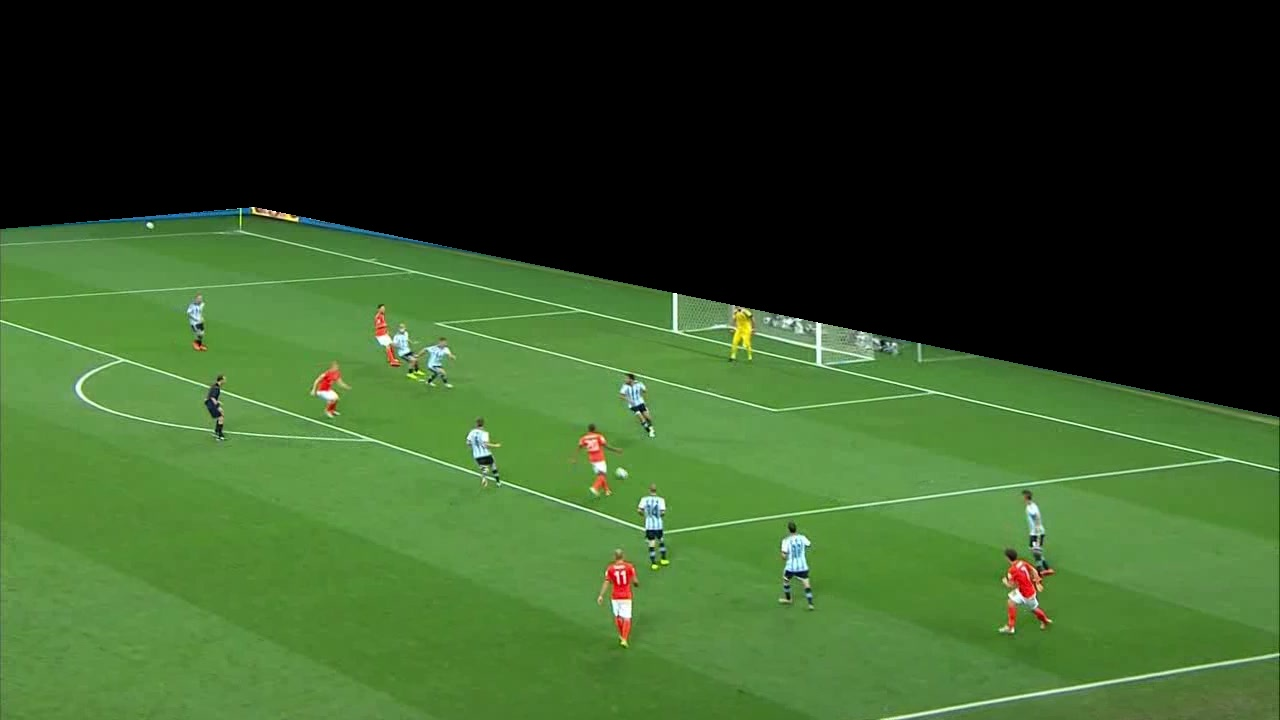
#> input picture PRACTICAFINAL/SOLOCAMPO.jpg, 1280 x 720 px
$ python player2.py
#> lines starting #> are read from the running program, lines starting #| are printed output that depends on the picture; after the words box and inside, x2 and y2 are one past the last pixel; in counts of white or black regions, pixels touching at a corner belong together
#> further down, inImage is the input picture: shape (720, 1280, 3); mean B, G, R 38.8, 83.8, 53.3
# Importar bibliotecas
import cv2
import numpy as np
from whitelines import white_pixels_image

#REVISAR UMBRAL Y CONTORNO PELOTA

def players2(inImage):

    image = inImage.copy()
    image2 = inImage.copy()
    # Convertir la imagen a HSV
    hsv = cv2.cvtColor(image, cv2.COLOR_BGR2HSV)
#> hsv: shape (720, 1280, 3); mean H, S, V 30.8, 85.6, 84.4

    # Definir el rango de colores para los jugadores
    lower_green = np.array([20, 20, 20])
    upper_green = np.array([60, 255, 255])

    # Crear una máscara
    mask = cv2.inRange(hsv, lower_green, upper_green)
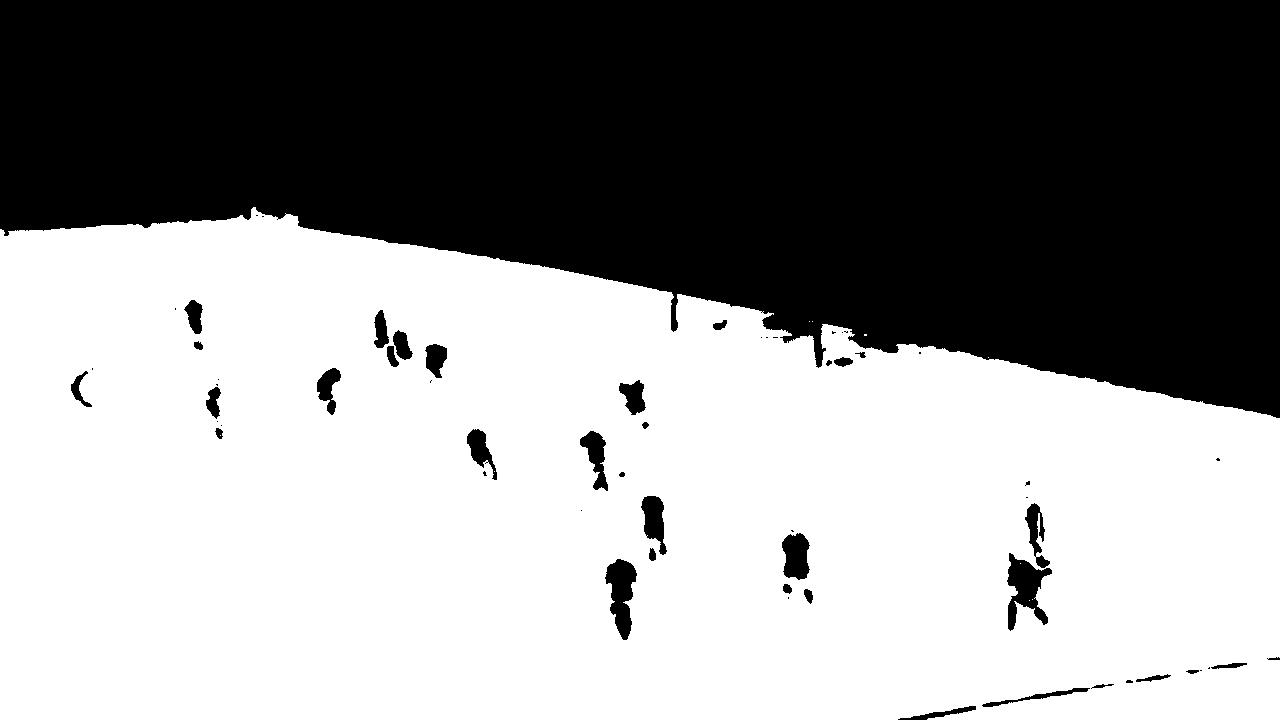
#> mask: shape (720, 1280); 57.3% white; 61 black regions (26 under 20 px), largest, box (x1, y1, x2, y2) and area: (0, 0, 1280, 418) 381311, (1007, 553, 1052, 631) 1661, (605, 559, 637, 640) 1508
    mask_not_green = cv2.bitwise_not(mask)

    res = cv2.bitwise_and(image, image, mask=mask)
    #res = cv2.bitwise_and(image, image, mask=mask_not_green)

    # Convertir la imagen a escala de grises
    res_gray = cv2.cvtColor(res, cv2.COLOR_BGR2GRAY)
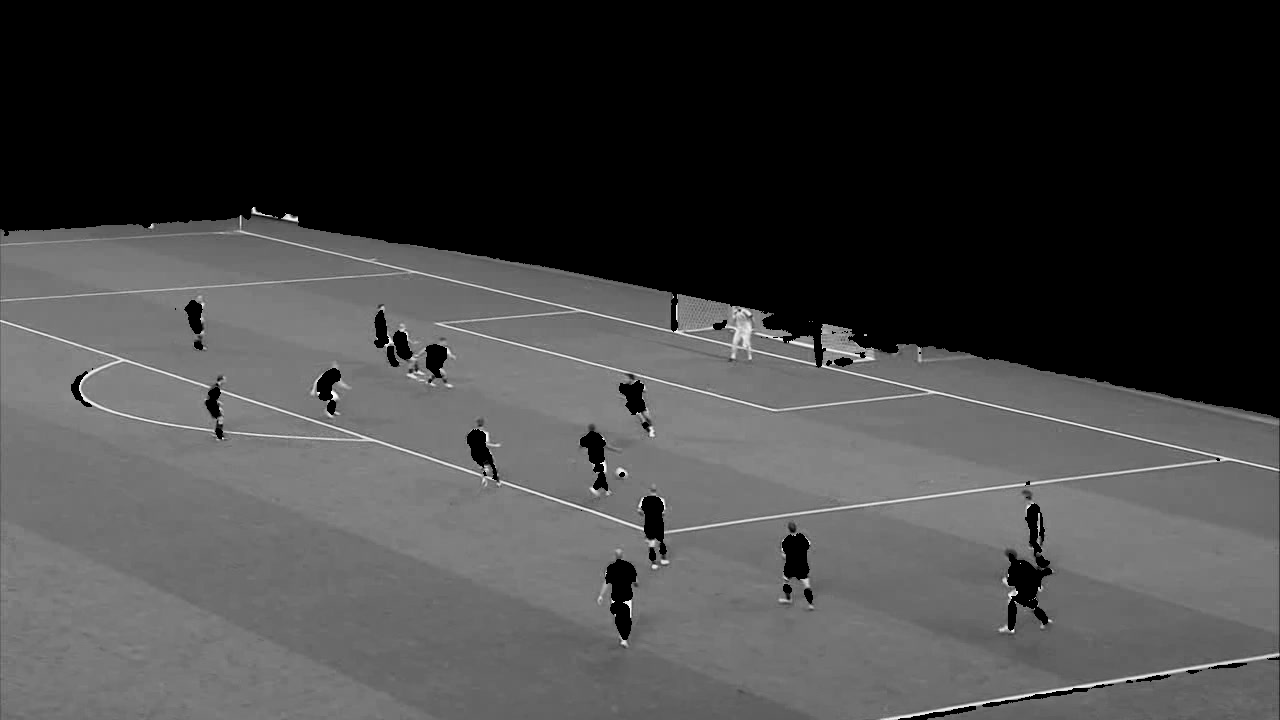
#> res_gray: shape (720, 1280); min 0, max 252, mean 66.9
    # [6 lines of commented-out code are left out]
    kernel = np.ones((13, 13), np.uint8)
    thresh = cv2.threshold(res_gray, 127, 255, cv2.THRESH_BINARY_INV | cv2.THRESH_OTSU)[1]
#> thresh: shape (720, 1280); 42.8% white; 76 white regions (38 under 20 px), largest, box (x1, y1, x2, y2) and area: (0, 0, 1280, 420) 381420, (1006, 503, 1052, 631) 2408, (605, 559, 637, 640) 1508
    thresh = cv2.morphologyEx(thresh, cv2.MORPH_CLOSE, kernel)
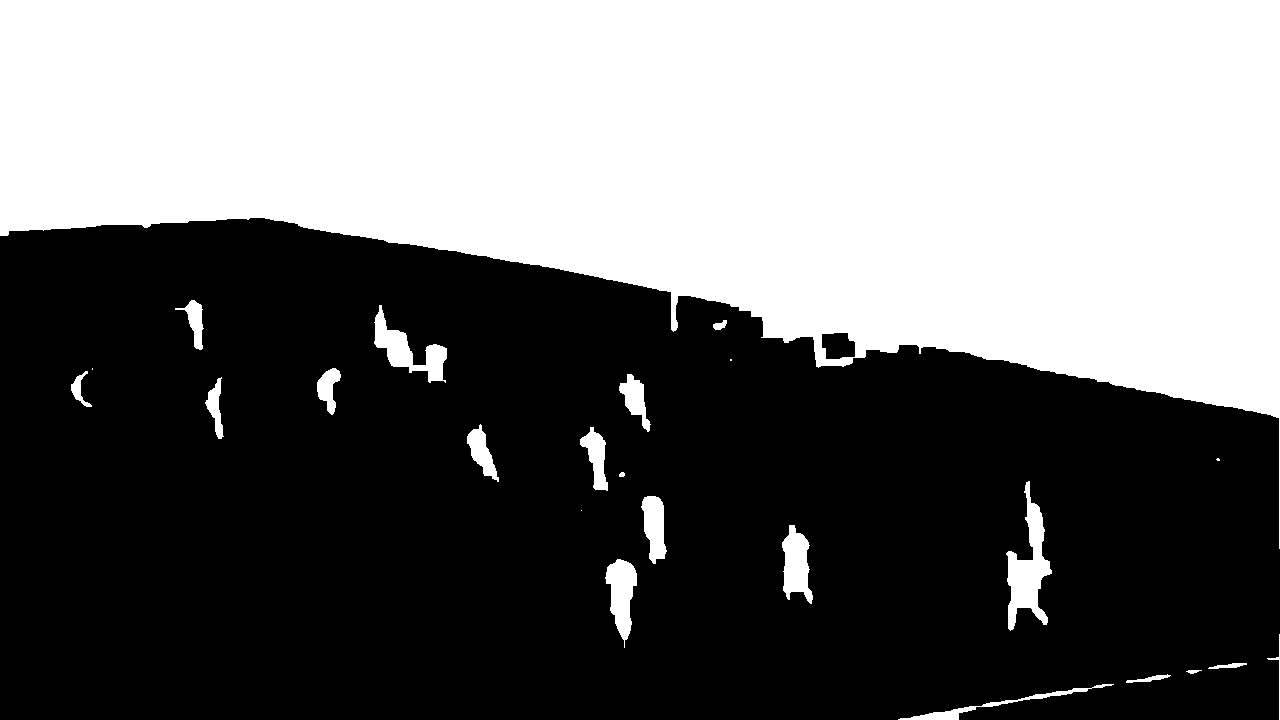
#> thresh: shape (720, 1280); 43.2% white; 24 white regions (4 under 20 px)

    # Encontrar contornos en la imagen de umbral
    contours, hierarchy = cv2.findContours(thresh, cv2.RETR_TREE, cv2.CHAIN_APPROX_SIMPLE)
#> contours = 25 contours, 6 with area under 20; largest, box (x1, y1, x2, y2) and area: (0, 0, 1280, 549) 381920, (1006, 481, 1052, 631) 2684, (374, 305, 447, 383) 1822, (605, 559, 637, 648) 1506, (782, 525, 813, 604) 1450

    for c in contours:
        x, y, w, h = cv2.boundingRect(c)

        # Detectar jugadores
        if h > w and w >= 8 and h > 8 and w < 100 and h < 100:

            # Dibujar un rectángulo alrededor del jugador
            cv2.rectangle(image, (x, y), (x + w, y + h), (255, 0, 0), 3)
        else:
             if h >= (1) * w and w < 10 and h < 10:
                cv2.rectangle(image, (x, y), (x + w, y + h), (0, 0, 255), 3)
#> this loop made 25 passes
#> (x, y, w, h) on passes 1 to 12: (898, 684, 216, 36), (1126, 674, 45, 9), (1186, 670, 16, 4), (1208, 663, 39, 6), (1267, 634, 13, 86), (605, 559, 32, 89), (782, 525, 31, 79), (581, 510, 1, 1), (641, 496, 26, 68), (1006, 481, 46, 150), (619, 472, 6, 5), (1216, 458, 4, 3)
#> (c, x, y, w, h) on passes 19 to 20: ([[92, 368], [92, 369]], 92, 368, 1, 2), ([[730, 359], [730, 360], [731, 360], [731, 359]], 730, 359, 2, 2)
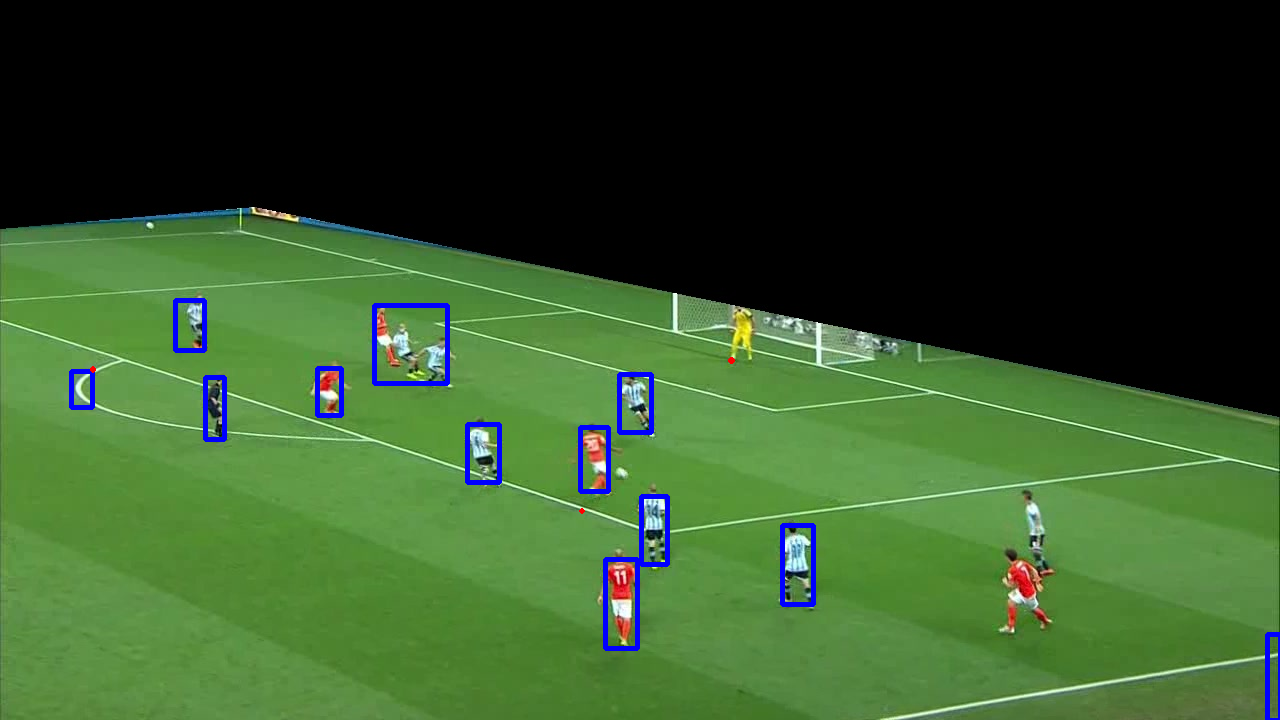
#> image: shape (720, 1280, 3); 1.19% of pixels changed, all inside (x1, y1, x2, y2) = (69, 298, 1280, 720)

    return image

def run_players2(inImage):

    image = players2(inImage)

    # Mostrar la imagen con las detecciones
    cv2.imshow("Original", inImage)
    cv2.imshow('Player Detection', image)
    cv2.waitKey(0)
    cv2.destroyAllWindows()

if __name__ == "__main__":

    inImage = cv2.imread("SOLOCAMPO.jpg")

    resultado = players2(inImage)

    # Mostrar la imagen con las detecciones
    cv2.imshow("Original", inImage)
    cv2.imshow('Player Detection', resultado)
    cv2.waitKey(0)
    cv2.destroyAllWindows()
